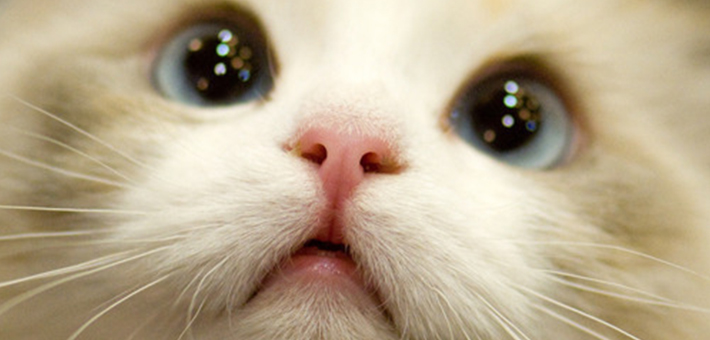
//> input picture OpenCV_CVD/OpenCV_Voronoi/Buffer/ming.jpg, 710 x 340 px
$ ./main   (built with g++ and OpenCV 4)
//> lines starting //> are read from the running program, lines starting //| are printed output that depends on the picture; after the words box and inside, x2 and y2 are one past the last pixel; in counts of white or black regions, pixels touching at a corner belong together
//
//  main.cpp
//  OpenCV_Voronoi
//
//  Created by 이영현 on 12/07/2019.
//  Copyright © 2019 이영현. All rights reserved.
//

#include <iostream>
#include <cmath>
#include <vector>
#include <opencv2/core/core.hpp>
#include <opencv2/highgui/highgui.hpp>
#include <opencv2/opencv.hpp> // Header Search Paths에 /usr/local/include/opencv4를 추가 해 주면 된다!!
//#include <opencv4/opencv2/opencv.hpp>

using namespace std;
using namespace cv;

class voronoi{
    public:
    //클래스 안에서 Point2d 자료형을 사용하려 하니 자꾸 오류가 나서 좌표를 하나하나 따로 적었다.
    //중심 좌표를 점의 좌표로 생각해서 짰다.
        double cent_x;
        double cent_y;

        double c_grav_x;
        double c_grav_y;

        int color_B;
        int color_G;
        int color_R;

        int num_pixel;
        void Init();
};

int distance(int i, int j, int index, int s_index, voronoi cell[]);
void give_dots(Mat &image, voronoi []);


int main(int argc, const char * argv[]) {
    //100개의 점을 준다고 가정.

    Mat image=imread("ming.jpg", IMREAD_COLOR); //,0이라고 하면 흑백 이미지로, jpeg는 jpg로 열어야함.
//> image is the input picture: 340 rows x 710 cols, CV_8UC3; mean B, G, R 141.8, 168.8, 185

    int height=image.rows;
//> height = 340
    int width=image.cols;
//> width = 710
    voronoi cell[100];
    give_dots(image,cell);
//> after the loop in give_dots, `for(int j=0; j<100; j++)`: image: 340 rows x 710 cols, CV_8UC3; 100 pixels changed, all inside (x1, y1, x2, y2) = (9, 2, 710, 337)
//> cell = 100 items


    //한 픽셀 당 모든 점들과의 최소 거리를 판단한 후에 가장 최소인 점의 색으로 색칠한다.
    for(int y=0; y<height; y++){
        for(int x=0; x<width; x++){
            int s_pt=0;
            for(int pt=0; pt<100; pt++){
                //100개의 점에 대해 최소 거리를 구한다.

                if(cell[pt].cent_x==x&&cell[pt].cent_y==y) // 픽셀의 위치 = 점의 위치일 때는 예외처리를 해 줘야 한다.
                    break;

                else
                    s_pt=distance(y,x,pt,s_pt,cell);

                //픽셀의 위치 = 점의 위치일 때 예외처리의 연장선. 여기에 넣지 않고 for문 밖에다 넣어주면 흰 점들도 색이 입혀진다.
                if(pt==99){
                    image.at<Vec3b>(y,x)[0]=cell[s_pt].color_B;
                    image.at<Vec3b>(y,x)[1]=cell[s_pt].color_G;
                    image.at<Vec3b>(y,x)[2]=cell[s_pt].color_R;

                }
            }
        }
    }
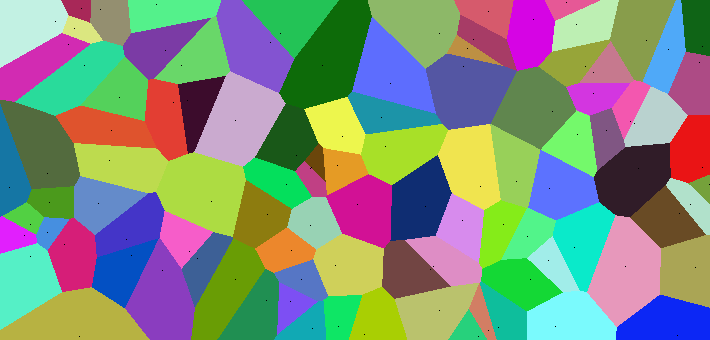
//> image: 340 rows x 710 cols, CV_8UC3; mean B, G, R 125.6, 142.7, 128.4

    double subtr=0;

    cout<<"진짜 시작"<<'\n';


    do{

        //이미지의 각 픽셀 순회. 색상을 얻어온 뒤 그 색을 대표색상으로 하는 셀을 찾고 무게중심에 좌표 더하고 픽셀 개수 증가
        for(int y=0; y<height; y++){
            for(int x=0; x<width; x++){
                for(int pt=0; pt<100; pt++){
                    if(image.at<Vec3b>(y,x)[0]==cell[pt].color_B&&image.at<Vec3b>(y,x)[1]==cell[pt].color_G&&image.at<Vec3b>(y,x)[2]==cell[pt].color_R){
                        cell[pt].c_grav_x+=x;
                        cell[pt].c_grav_y+=y;
                        cell[pt].num_pixel++;

                    }

                    else{
                        continue;
                    }
                }
            }
        }

        //100개의 보로노이 셀에 대해 실행 (무게중심 좌표 업데이트)
        for(int i=0; i<100; i++){

            cell[i].c_grav_x=cell[i].c_grav_x/cell[i].num_pixel;
            cell[i].c_grav_y=cell[i].c_grav_y/cell[i].num_pixel;

        }

        for(int i=0; i<100; i++){
            subtr+=abs(cell[i].c_grav_x-cell[i].cent_x);
            subtr+=abs(cell[i].c_grav_y-cell[i].cent_y);
            //
            //내가 더 추가해서 생각한 부분 (중심의 좌표를 그 무게중심의 좌표로 옮기는 게 맞나?)
            cell[i].cent_x=cell[i].c_grav_x;
            cell[i].cent_y=cell[i].c_grav_y;
            //
            cell[i].num_pixel=0;
            cell[i].c_grav_x=0;
            cell[i].c_grav_y=0;
        }

        //한 픽셀 당 모든 점들과의 최소 거리를 판단한 후에 가장 최소인 점의 색으로 색칠한다.
        for(int y=0; y<height; y++){
            for(int x=0; x<width; x++){
                int s_pt=0;
                for(int pt=0; pt<100; pt++){
                    //100개의 점에 대해 최소 거리를 구한다.

                    // 픽셀의 위치 = 점의 위치일 때는 예외처리를 해 줘야 한다.
                    if(cell[pt].cent_x==x&&cell[pt].cent_y==y)
                        break;

                    else
                        s_pt=distance(y,x,pt,s_pt,cell);

                    //픽셀의 위치 = 점의 위치일 때 예외처리의 연장선. 여기에 넣지 않고 for문 밖에다 넣어주면 흰 점들도 색이 입혀진다.
                    if(pt==99){
                        image.at<Vec3b>(y,x)[0]=cell[s_pt].color_B;
                        image.at<Vec3b>(y,x)[1]=cell[s_pt].color_G;
                        image.at<Vec3b>(y,x)[2]=cell[s_pt].color_R;

                    }
                }
            }
        }

        cout<<subtr<<'\n';

    }while(subtr<7000);

    for(int pt=0; pt<100; pt++){
        int x=cell[pt].cent_x;
        int y=cell[pt].cent_y;
        image.at<Vec3b>(y,x)[0]=0;
        image.at<Vec3b>(y,x)[1]=0;
        image.at<Vec3b>(y,x)[2]=0;
    }

    imshow("voronoi", image);
    waitKey(0);


    return 0;
}

void give_dots(Mat &image, voronoi cell[]){
    for(int j=0; j<100; j++){
        cell[j].Init();
        int x=rand()%image.cols;
        cell[j].cent_x=x;
        int y=rand()%image.rows;
        cell[j].cent_y=y;
        cell[j].color_B=rand()%255+1; //B
        cell[j].color_G=rand()%255+1; //G
        cell[j].color_R=rand()%255+1; //R

        //만일 흑백 이미지라면
        if(image.channels()==1){
            image.at<uchar>(y,x)=0;
        }

        //칼라 이미지의 경우
        else if(image.channels()==3){
            //주의! 특정 화소에 접근할 때 (row,col)의 순서로 접근 해 줘야 한다.
            image.at<Vec3b>(y,x)[0]=0;
            image.at<Vec3b>(y,x)[1]=0;
            image.at<Vec3b>(y,x)[2]=0;
        }
    }
}

//픽셀들과 점들끼리의 거리를 구하고 더 가까운 점을 반환하는 Distance 함수
//(이 함수를 반복문 안에 넣으면 최소거리를 가지는 점을 구할 수 있게 도와줄 수 있도록)

int distance(int i, int j, int index, int s_index, voronoi cell[]){
    double dis;
    double s_dis;

    double dx=j-cell[index].cent_x;
    double dy=i-cell[index].cent_y;
//> (the run ends here: the time limit is reached, at `dis=sqrt(pow(dx,2)+pow(dy,2));`)
